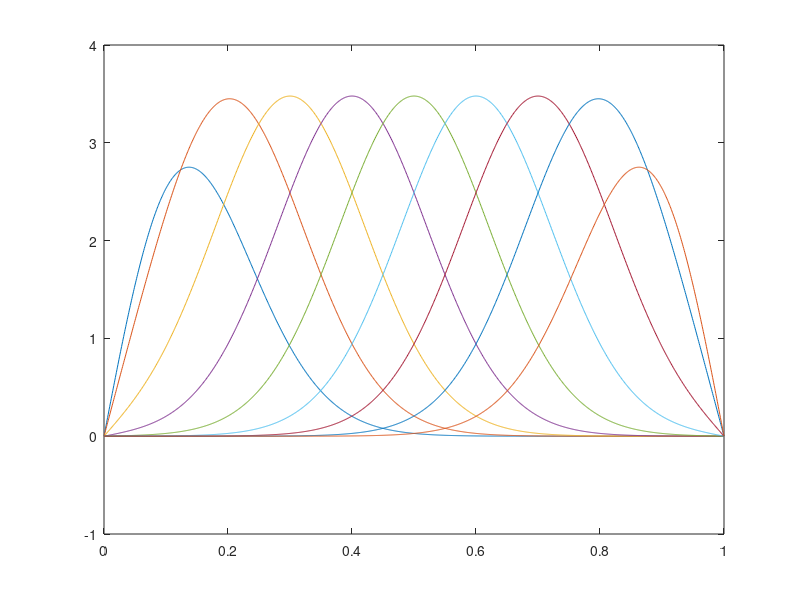

Here is the MATLAB script that generated this plot:
% IBBKernelEx1.m
% Computes and plots iterated Brownian bridge kernels via their Mercer series
x = linspace(0,1,11)'; xx = linspace(0,1,1201)';
%% iterated Brownian bridge kernel
x=x(2:end-1); N = length(x);
ep = 50; beta = 20;
phifunc = @(n,x) sqrt(2)*sin(pi*x*n);
lambdafunc = @(n) ((n*pi).^2+ep^2).^(-beta);
%% Mercer series
if beta < 3 
    M = 1000;
else
    M = ceil(1/pi*sqrt(eps^(-1/beta)*(N^2*pi^2+ep^2)-ep^2));
end 
Lambda = diag(lambdafunc(1:M));
Phi_interp = phifunc(1:M,x);
Phi_eval = phifunc(1:M,xx);
Kbasis = Phi_eval*Lambda*Phi_interp'/Lambda(1,1);
%% Plot kernel basis obtained via Mercer series
plot(xx,Kbasis)
